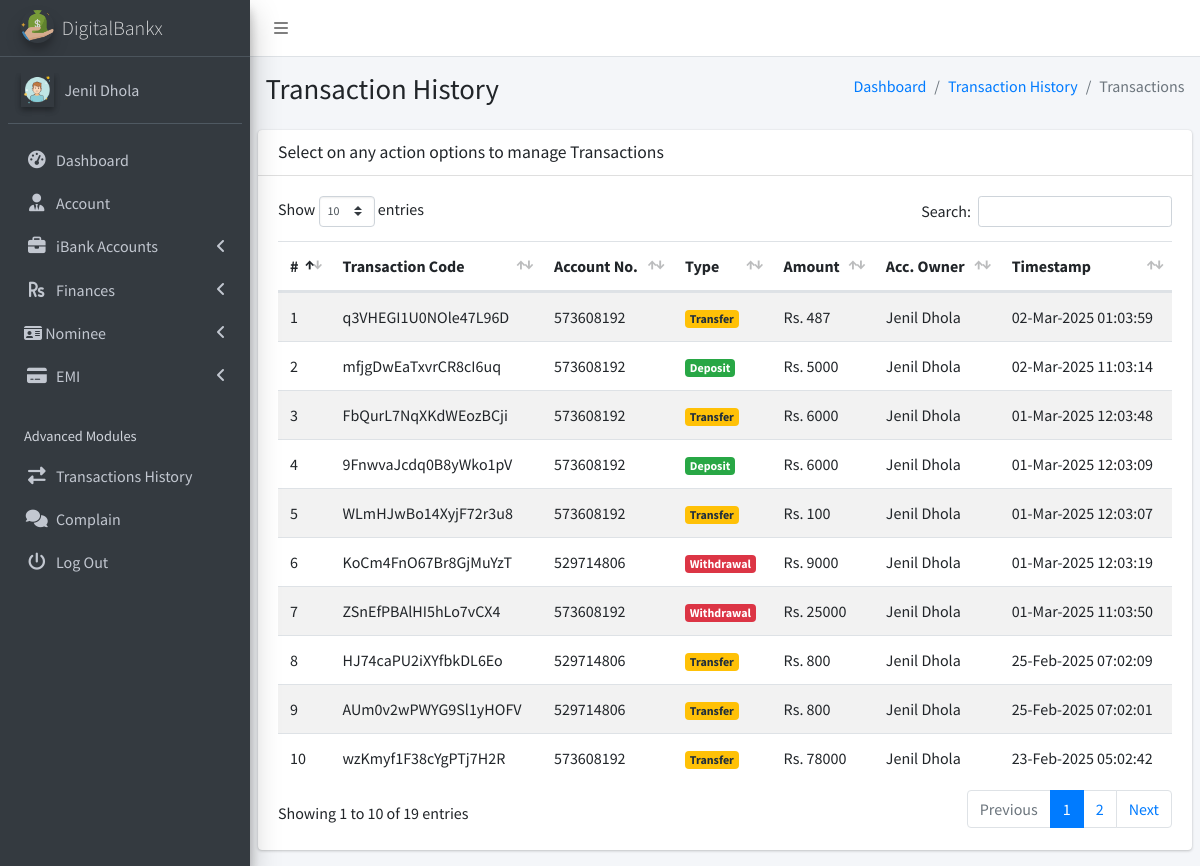
Before: /client/pages_transactions_engine.php (signed in) with the older database file.
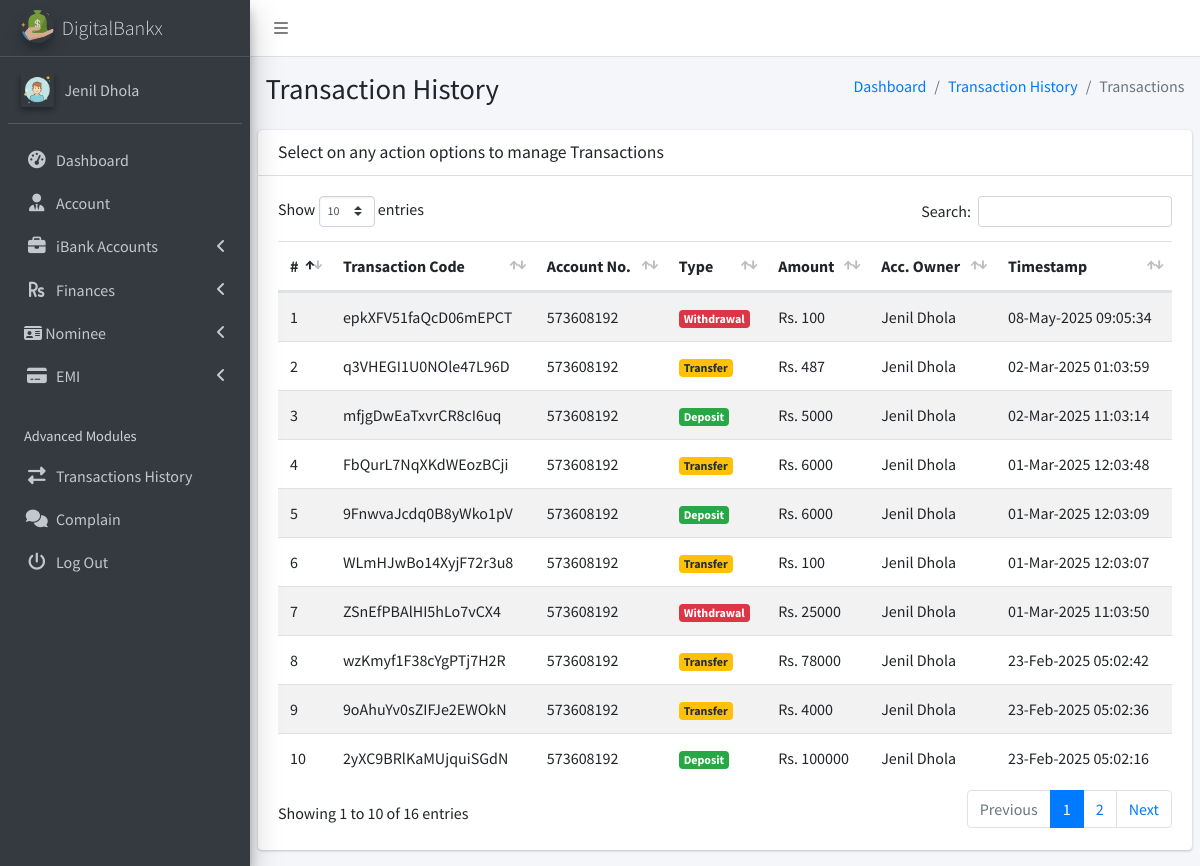
After: the same page with the newer database file.
### tables this page shows
CREATE TABLE `ib_systemsettings` (
  `id` int(20) NOT NULL,
  `sys_name` longtext NOT NULL,
  `sys_tagline` longtext NOT NULL,
  `sys_logo` varchar(200) NOT NULL,
  `is_active` tinyint(1) NOT NULL DEFAULT 1
);

CREATE TABLE `ib_clients` (
  `client_id` int(10) UNSIGNED NOT NULL,
  `name` varchar(200) NOT NULL,
  `phone` varchar(200) NOT NULL,
  `address` varchar(200) NOT NULL,
  `email` varchar(200) NOT NULL,
  `aadhar_number` varchar(12) NOT NULL,
  `pan_number` varchar(10) NOT NULL,
  `password` varchar(200) NOT NULL,
  `profile_pic` varchar(200) NOT NULL,
  `client_number` varchar(200) NOT NULL,
  `is_active` tinyint(1) NOT NULL DEFAULT 1,
  `otp` varchar(10) DEFAULT NULL,
  `otp_expiry` datetime DEFAULT NULL
);

CREATE TABLE `ib_transactions` (
  `tr_id` int(20) NOT NULL,
  `tr_code` varchar(200) NOT NULL,
  `account_id` int(20) NOT NULL,
  `tr_type` varchar(200) NOT NULL,
  `tr_status` varchar(200) NOT NULL,
  `client_id` int(10) UNSIGNED NOT NULL,
  `transaction_amt` varchar(200) NOT NULL,
  `receiving_acc_no` varchar(200) DEFAULT NULL,
  `created_at` timestamp(6) NOT NULL DEFAULT current_timestamp(6) ON UPDATE current_timestamp(6),
  `is_active` tinyint(1) NOT NULL DEFAULT 1
);

CREATE TABLE `ib_bankaccounts` (
  `account_id` int(20) NOT NULL,
  `acc_name` varchar(200) NOT NULL,
  `account_number` varchar(200) NOT NULL,
  `acc_type` varchar(200) NOT NULL,
  `acc_rates` varchar(200) NOT NULL,
  `acc_status` varchar(200) NOT NULL,
  `acc_amount` decimal(10,2) NOT NULL,
  `client_id` int(10) UNSIGNED DEFAULT NULL,
  `created_at` timestamp(6) NOT NULL DEFAULT current_timestamp(6) ON UPDATE current_timestamp(6),
  `is_active` tinyint(1) NOT NULL DEFAULT 1
);

### client/pages_transactions_engine.php (the view, shortened to what the changed rows need)
<?php
include('conf/config.php');
?>
<!DOCTYPE html>
<html>
<?php include("dist/_partials/head.php"); ?>
<body class="hold-transition sidebar-mini layout-fixed layout-navbar-fixed">
  <div class="wrapper">
    <?php include("dist/_partials/sidebar.php"); ?>
    <div class="content-wrapper">
      <section class="content-header">
        <div class="container-fluid">
          <div class="row mb-2">
            <div class="col-sm-6">
              <h1>Transaction History</h1>
            </div>
          </div>
        </div>
      </section>
      <section class="content">
        <div class="row">
          <div class="col-12">
            <div class="card">
              <div class="card-header">
                <h3 class="card-title">Select on any action options to manage Transactions</h3>
              </div>
              <div class="card-body">
                <table id="example1" class="table table-hover table-striped">
                  <thead>
                    <tr>
                      <th>#</th>
                      <th>Transaction Code</th>
                      <th>Account No.</th>
                      <th>Type</th>
                      <th>Amount</th>
                      <th>Acc. Owner</th>
                      <th>Timestamp</th>
                    </tr>
                  </thead>
                  <tbody>
                    <?php
                    $client_id = $_SESSION['client_id'];
                    $ret = "SELECT
    t.*,
    b.account_number,
    b.acc_type,
    COALESCE(b.acc_name, 'N/A') AS account_owner,
    COALESCE(c.name, 'N/A') AS client_name
FROM iB_Transactions t
LEFT JOIN ib_bankaccounts b ON t.account_id = b.account_id
LEFT JOIN ib_clients c ON t.client_id = c.client_id
WHERE t.client_id = ?
ORDER BY t.created_at DESC
 ";
                    $stmt = $mysqli->prepare($ret);
                    $stmt->bind_param('i', $client_id);
                    $stmt->execute();
                    $res = $stmt->get_result();
                    $cnt = 1;
                    while ($row = $res->fetch_object()) {
                      $transTstamp = $row->created_at;
                      if ($row->tr_type == 'Deposit') {
                        $alertClass = "<span class='badge badge-success'>$row->tr_type</span>";
                      } elseif ($row->tr_type == 'Withdrawal') {
                        $alertClass = "<span class='badge badge-danger'>$row->tr_type</span>";
                      } else {
                        $alertClass = "<span class='badge badge-warning'>$row->tr_type</span>";
                      }
                    ?>
                      <tr>
                        <td><?php echo $cnt; ?></td>
                        <td><?php echo $row->tr_code; ?></a></td>
                        <td><?php echo $row->account_number; ?></td>
                        <td><?php echo $alertClass; ?></td>
                        <td>Rs. <?php echo $row->transaction_amt; ?></td>
                        <td><?php echo $row->client_name; ?></td>
                        <td><?php echo date("d-M-Y h:m:s ", strtotime($transTstamp)); ?></td>
                      </tr>
                    <?php $cnt = $cnt + 1;
                    } ?>
                </table>
              </div>
            </div>
          </div>
        </div>
      </section>
    </div>
  </div>
</body>
</html>

### client/dist/_partials/sidebar.php (shortened to what the changed rows need)
<aside class="main-sidebar sidebar-dark-primary elevation-4">
  <?php
  $client_id = $_SESSION['client_id'];
  $ret = "SELECT * FROM iB_clients WHERE client_id = ?";
  $stmt = $mysqli->prepare($ret);
  $stmt->bind_param('i', $client_id);
  $stmt->execute();
  $res = $stmt->get_result();
  while ($row = $res->fetch_object()) {
    $profile_picture = $row->profile_pic
      ? "<img src='../admin/dist/img/$row->profile_pic' class='elevation-2' alt='User Image'>"
      : "<img src='../admin/dist/img/user_icon.png' class='elevation-2' alt='User Image'>";
    $ret = "SELECT * FROM `iB_SystemSettings`";
    $stmt = $mysqli->prepare($ret);
    $stmt->execute();
    $res = $stmt->get_result();
    while ($sys = $res->fetch_object()) {
  ?>
<link rel="stylesheet" href="https://cdnjs.cloudflare.com/ajax/libs/font-awesome/6.4.2/css/all.min.css">
  <a href="pages_dashboard.php" class="brand-link">
    <img src="../admin/dist/img/<?php echo $sys->sys_logo; ?>" alt="iBanking Logo"
      class="brand-image img-circle elevation-3" style="opacity: .8">
    <span class="brand-text font-weight-light"><?php echo $sys->sys_name; ?></span>
  </a>
  <div class="sidebar">
    <div class="user-panel mt-3 pb-3 mb-3 d-flex">
      <div class="image">
        <?php echo $profile_picture; ?>
      </div>
      <div class="info">
        <a href="#" class="d-block"><?php echo $row->name; ?></a>
      </div>
    </div>
    <nav class="mt-2">
      <ul class="nav nav-pills nav-sidebar flex-column" data-widget="treeview" role="menu" data-accordion="false">
        <li class="nav-item">
          <a href="pages_dashboard.php" class="nav-link">
            <i class="nav-icon fas fa-tachometer-alt"></i>
            <p>Dashboard</p>
          </a>
        </li>
        <li class="nav-item">
          <a href="pages_account.php" class="nav-link">
            <i class="nav-icon fas fa-user-tie"></i>
            <p>Account</p>
          </a>
        </li>
        <li class="nav-item has-treeview">
          <a href="#" class="nav-link">
            <i class="nav-icon fas fa-briefcase"></i>
            <p>iBank Accounts <i class="fas fa-angle-left right"></i></p>
          </a>
        </li>
        <li class="nav-item has-treeview">
          <a href="#" class="nav-link">
            <i class="nav-icon fas fa-rupee-sign"></i>
            <p>Finances <i class="fas fa-angle-left right"></i></p>
          </a>
        </li>
   <li class="nav-item has-treeview">
          <a href="#" class="nav-link">
          <i class="fa-solid fa-id-card"></i>
            <p>Nominee <i class="fas fa-angle-left right"></i></p>
          </a>
        </li>
        <li class="nav-item has-treeview">
          <a href="#" class="nav-link">
            <i class="nav-icon fas fa-credit-card"></i>
            <p>EMI <i class="fas fa-angle-left right"></i></p>
          </a>
        </li>
        <li class="nav-header">Advanced Modules</li>
        <li class="nav-item">
          <a href="pages_transactions_engine.php" class="nav-link">
            <i class="nav-icon fas fa-exchange-alt"></i>
            <p>Transactions History</p>
          </a>
        </li>
        <li class="nav-item">
          <a href="pages_feedback.php" class="nav-link">
            <i class="nav-icon fas fa-comments"></i>
            <p>Complain</p>
          </a>
        </li>
        <li class="nav-item">
          <a href="pages_logout.php" class="nav-link">
            <i class="nav-icon fas fa-power-off"></i>
            <p>Log Out</p>
          </a>
        </li>
      </ul>
    </nav>
  </div>
</aside>
<?php
    }
  }
?>

Changed rows visible on the page:
removed ib_transactions: tr_code "KoCm4FnO67Br8GjMuYzT", account.account_number "529714806", tr_type "Withdrawal", transaction_amt "9000", client_name "Jenil Dhola", created_at "01-Mar-2025 12:03:19"
removed ib_transactions: tr_code "HJ74caPU2iXYfbkDL6Eo", account.account_number "529714806", tr_type "Transfer", transaction_amt "800", client_name "Jenil Dhola", created_at "25-Feb-2025 07:02:09"
removed ib_transactions: tr_code "AUm0v2wPWYG9Sl1yHOFV", account.account_number "529714806", tr_type "Transfer", transaction_amt "800", client_name "Jenil Dhola", created_at "25-Feb-2025 07:02:01"
added ib_transactions: tr_code "epkXFV51faQcD06mEPCT", account.account_number "573608192", tr_type "Withdrawal", transaction_amt "100", client_name "Jenil Dhola", created_at "08-May-2025 09:05:34"
now on this page (row unchanged): ib_transactions: tr_code "9oAhuYv0sZIFJe2EWOkN", account.account_number "573608192", tr_type "Transfer", transaction_amt "4000", client_name "Jenil Dhola", created_at "23-Feb-2025 05:02:36"
now on this page (row unchanged): ib_transactions: tr_code "2yXC9BRlKaMUjquiSGdN", account.account_number "573608192", tr_type "Deposit", transaction_amt "100000", client_name "Jenil Dhola", created_at "23-Feb-2025 05:02:16"
Other visible differences:
text written by a page script: "Show entries Search: Showing 1 to 10 of 19 entries Previous 1 2 Next" → "Show entries Search: Showing 1 to 10 of 16 entries Previous 1 2 Next"
